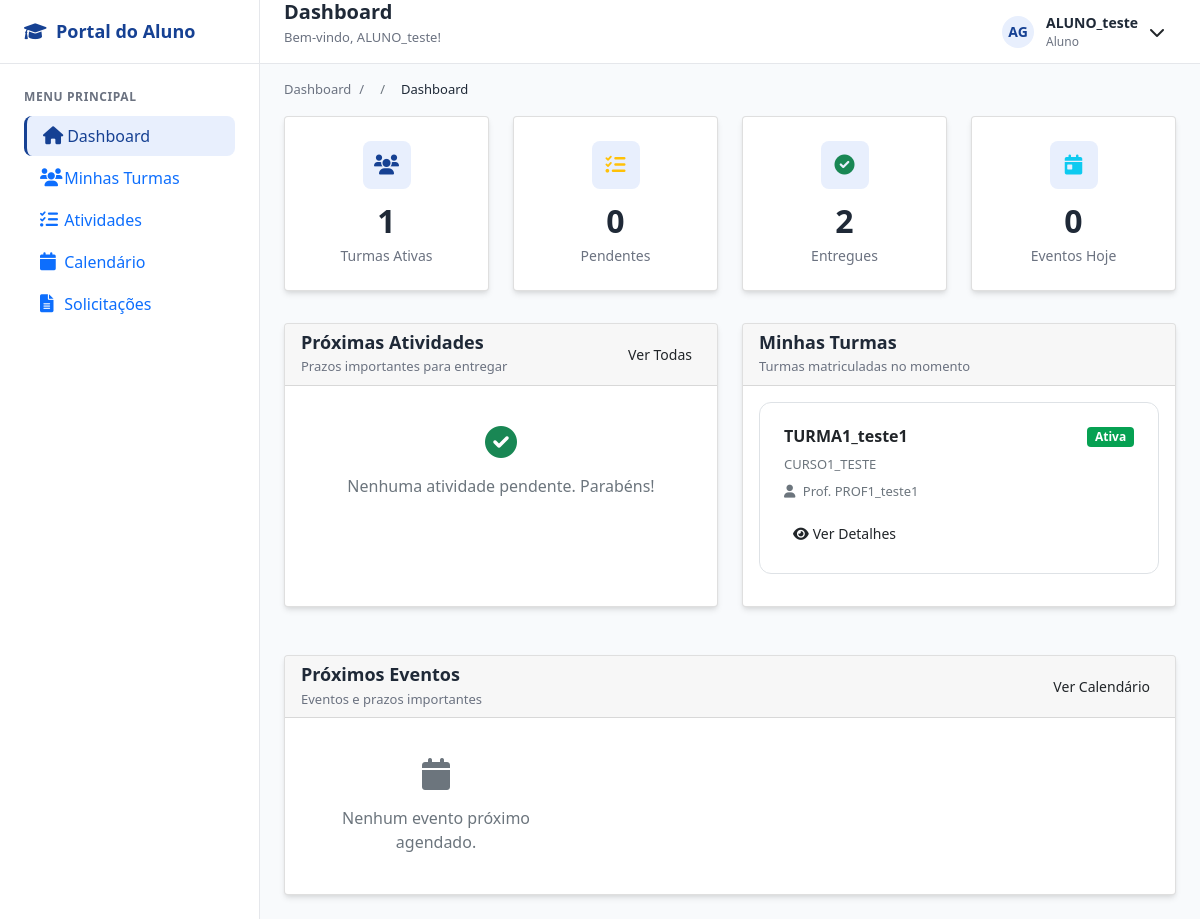
Before: /aluno/dashboard/ (signed in) with the older database file.
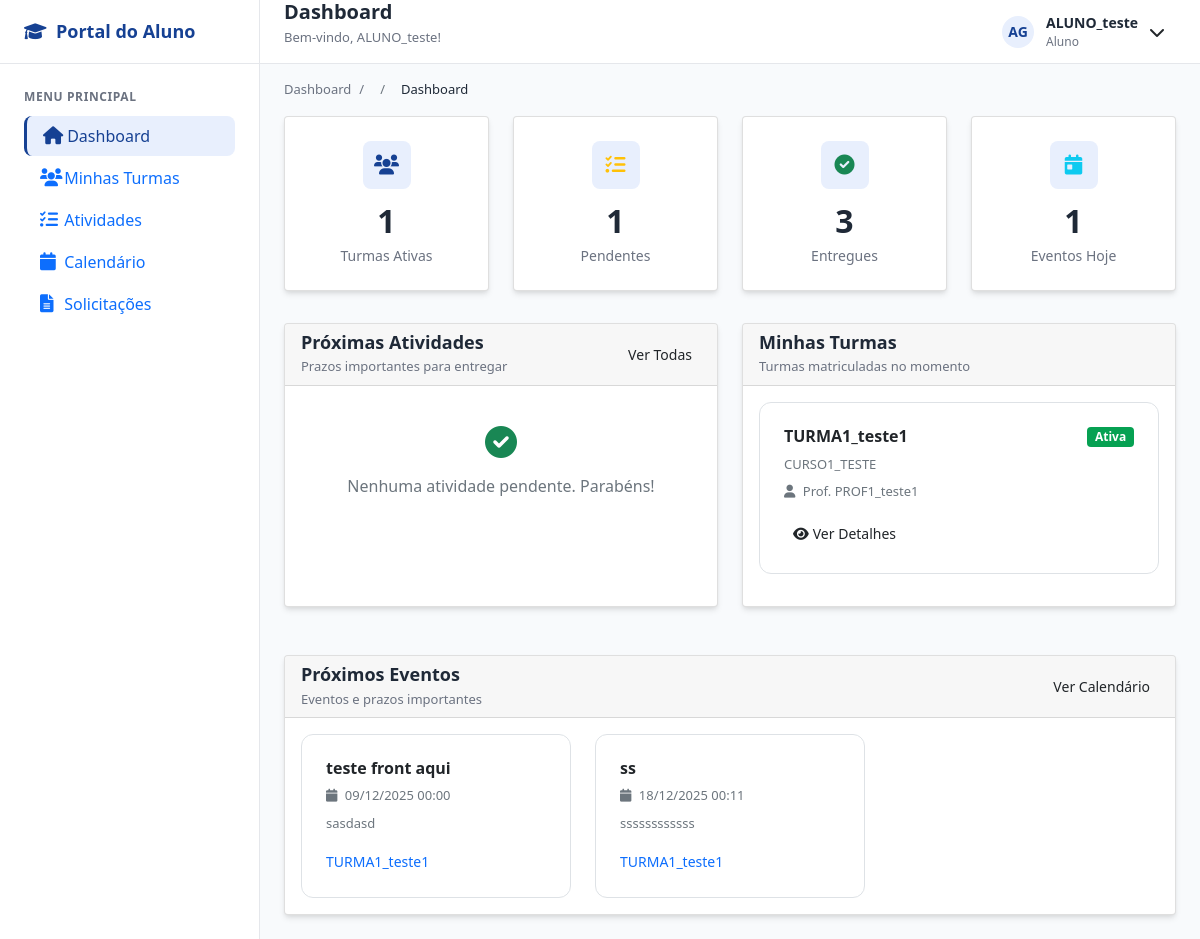
After: the same page with the newer database file.
### cursos/models.py (models this page shows, shortened)
class Turma(models.Model):
    TIPO_AULA = [
        ('presencial', 'Presencial'),
        ('semi', 'Semi-presencial'),
        ('ead', 'EAD'),
    ]
    turma_id = models.AutoField(primary_key=True)
    nome = models.CharField(max_length=100, null=True, blank=True)
    curso = models.ForeignKey(Curso, on_delete=models.CASCADE)
    professor = models.ForeignKey('login.professor', on_delete=models.SET_NULL,  # Ou models.SET_DEFAULT
        null=True,                  # Permite NULL
        blank=True,
        default=None)
    data_inicio = models.DateField()
    data_fim = models.DateField( null=True, blank=True)
    dias_semana = models.CharField(max_length=50)
    entrada_horas = models.CharField(max_length=100, null=True, blank=True)
    saida_horas = models.CharField(max_length=100, null=True, blank=True)
    tipo = models.CharField(max_length=10, choices=TIPO_AULA)
    status = models.BooleanField(default=True)
    class Meta:
        db_table = 'Turma'

class Curso(models.Model):
    nome = models.CharField(max_length=150, unique=True, verbose_name="Nome do Curso", default="Sem Nome")
    descricao = models.TextField(blank=True, verbose_name="Descrição")
    carga_horaria = models.PositiveIntegerField(verbose_name="Carga Horária (h)", default=40)
    ativo = models.BooleanField(default=True, verbose_name="Ativo")
    disciplinas = models.ManyToManyField('Disciplina', through='GradeCurricular', blank=True, related_name='cursos')
    class Meta:
        verbose_name = "curso"
        verbose_name_plural = "cursos"
        ordering = ["nome"]

### login/models.py (models this page shows, shortened)
class Professor(models.Model):
    professor_id = models.AutoField(primary_key=True)
    usuario = models.OneToOneField(Usuario, on_delete=models.CASCADE)
    salario = models.DecimalField(max_digits=10, decimal_places=2)
    status = models.BooleanField(default=True)
    class Meta:
        db_table = 'Professor'

class Usuario(AbstractUser):
    TIPO_USUARIO = [
        ('aluno', 'Aluno'),
        ('professor', 'Professor'),
        ('secretaria', 'Secretaria'),
    ]
    usuario_id = models.AutoField(primary_key=True)
    nome = models.CharField('Nome', max_length=100, blank=True, null=True)
    sobrenome = models.CharField('Sobrenome', max_length=100, blank=True, null=True)
    email = models.EmailField('E-mail', unique=True, default=None)
    data_nascimento = models.DateField('Data de Nascimento', blank=True, null=True)
    contato = models.CharField(max_length=20, unique=True, blank=True, null=True)
    cpf = models.CharField(max_length=14, unique=True, blank=True, null=True)
    endereco = models.TextField('Endereço', blank=True, null=True)
    tipo = models.CharField(max_length=10, choices=TIPO_USUARIO)
    USERNAME_FIELD = 'email'
    REQUIRED_FIELDS = ['nome','sobrenome','cpf', 'tipo', 'username' ]
    class Meta:
        db_table = 'Usuario'

### calendario/models.py (models this page shows, shortened)
class Evento(models.Model):
    titulo = models.CharField(max_length=100)
    descricao = models.TextField(blank=True)
    data_inicio = models.DateTimeField()
    data_fim = models.DateTimeField()
    turma = models.ForeignKey('cursos.Turma', on_delete=models.CASCADE, related_name='eventos')
    atividade = models.OneToOneField(Atividade, on_delete=models.CASCADE, null=True, blank=True)

### aluno/views.py (the view)
# urls.py: path('dashboard/', views.dashboard_aluno, name='dashboard_aluno'),
@login_required
@aluno_required
def dashboard_aluno(request):
    try:
        aluno = request.user.aluno
    except:
        return render(request, "aluno/error.html", {
            "message": "Perfil de aluno não encontrado. Contate a secretaria."
        })
    matriculas = Matricula.objects.filter(aluno=aluno, status_matricula=True)
    turmas = [matricula.turma for matricula in matriculas]
    todas_atividades = Atividade.objects.filter(turma__in=turmas)
    atividades_com_status = []
    for atividade in todas_atividades:
        entrega = AtividadeEntregue.objects.filter(
            atividade=atividade,
            matricula__aluno=aluno
        ).first()
        if entrega:
            status = 'entregue'
        elif atividade.data_entrega and atividade.data_entrega < timezone.now():
            status = 'atrasado'
        else:
            status = 'pendente'
        atividades_com_status.append({
            'atividade': atividade,
            'status': status,
            'entrega': entrega
        })
    atividades_pendentes = len([a for a in atividades_com_status if a['status'] == 'pendente'])
    atividades_entregues = len([a for a in atividades_com_status if a['status'] == 'entregue'])
    sete_dias = timezone.now() + timedelta(days=7)
    proximas_atividades = [
        a for a in atividades_com_status
        if a['status'] == 'pendente' and a['atividade'].data_entrega and a['atividade'].data_entrega <= sete_dias
    ][:5]
    proximos_eventos = Evento.objects.filter(
        turma__in=turmas,
        data_inicio__gte=timezone.now()
    ).order_by('data_inicio')[:3]
    hoje = timezone.now().date()
    eventos_hoje = Evento.objects.filter(
        turma__in=turmas,
        data_inicio__date=hoje
    ).count()
    context = {
        'turmas': turmas,
        'turmas_count': len(turmas),
        'atividades_pendentes': atividades_pendentes,
        'atividades_entregues': atividades_entregues,
        'proximas_atividades': proximas_atividades,
        'proximos_eventos': proximos_eventos,
        'eventos_hoje': eventos_hoje,
        'data_atual': timezone.now(),
    }
    return render(request, "aluno/dashboard.html", context)

### aluno/templates/aluno/dashboard.html (shortened to what the changed rows need)
{% extends "aluno/base.html" %}
{% load static %}
{% block content %}
<div class="grid grid-cols-1 md:grid-cols-2 lg:grid-cols-4 gap-4 mb-6">
    <div class="card stat-card">
        <div class="stat-icon text-warning">
            <i class="fas fa-tasks"></i>
        </div>
        <div class="stat-number">{{ atividades_pendentes }}</div>
        <div class="stat-label">Pendentes</div>
    </div>
    <div class="card stat-card">
        <div class="stat-icon text-success">
            <i class="fas fa-check-circle"></i>
        </div>
        <div class="stat-number">{{ atividades_entregues }}</div>
        <div class="stat-label">Entregues</div>
    </div>
    <div class="card stat-card">
        <div class="stat-icon text-info">
            <i class="fas fa-calendar-day"></i>
        </div>
        <div class="stat-number">{{ eventos_hoje }}</div>
        <div class="stat-label">Eventos Hoje</div>
    </div>
</div>
<div class="grid grid-cols-1 lg:grid-cols-2 gap-6">
    <div class="card">
        <div class="card-body">
            {% if turmas %}
                {% for turma in turmas %}
                <div class="border rounded-lg p-4 mb-3">
                    <div class="d-flex justify-content-between align-items-start mb-2">
                        <h6 class="font-semibold text-dark mb-0">{{ turma.nome }}</h6>
                        <span class="badge badge-success">Ativa</span>
                    </div>
                    <p class="text-sm text-muted mb-2">{{ turma.curso.nome }}</p>
                    <p class="text-sm text-muted mb-3">
                        <i class="fas fa-user me-1"></i>
                        {% if turma.professor %}
                            Prof. {{ turma.professor.usuario.nome }}
                        {% else %}
                            Professor não definido
                        {% endif %}
                    </p>
                    <a href="{% url 'aluno:detalhes_turma' turma.turma_id %}"
                       class="btn btn-outline btn-sm">
                        <i class="fas fa-eye me-1"></i>Ver Detalhes
                    </a>
                </div>
                {% endfor %}
            {% else %}
                <div class="text-center py-4">
                    <i class="fas fa-users fa-2x text-muted mb-3"></i>
                    <p class="text-muted mb-0">Nenhuma turma matriculada no momento.</p>
                </div>
            {% endif %}
        </div>
    </div>
</div>
<div class="card mt-6">
    <div class="card-body">
        <div class="grid grid-cols-1 md:grid-cols-3 gap-4">
            {% for evento in proximos_eventos %}
            <div class="border rounded-lg p-4">
                <h6 class="font-semibold text-dark mb-2">{{ evento.titulo }}</h6>
                <p class="text-sm text-muted mb-2">
                    <i class="fas fa-calendar me-1"></i>
                    {{ evento.data_inicio|date:"d/m/Y H:i" }}
                </p>
                <p class="text-sm text-muted mb-3">
                    {{ evento.descricao|truncatewords:15 }}
                </p>
                <small class="text-primary font-medium">
                    {{ evento.turma.nome }}
                </small>
            </div>
            {% empty %}
            <div class="col-span-3 text-center py-4">
                <i class="fas fa-calendar fa-2x text-muted mb-3"></i>
                <p class="text-muted mb-0">Nenhum evento próximo agendado.</p>
            </div>
            {% endfor %}
        </div>
    </div>
</div>
{% endblock %}

Changed rows visible on the page:
added Evento: titulo "teste front aqui", data_inicio "09/12/2025 00:00", descricao "sasdasd", turma.nome "TURMA1_teste1"
added Evento: titulo "ss", data_inicio "18/12/2025 00:11", descricao "ssssssssssss", turma.nome "TURMA1_teste1"
Other visible differences:
{{ atividades_pendentes }}: "0" → "1"
{{ atividades_entregues }}: "2" → "3"
{{ eventos_hoje }}: "0" → "1"
text no longer shown: "Nenhum evento próximo agendado."
